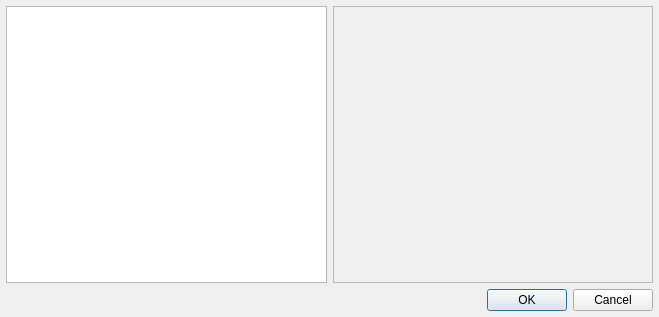
<?xml version="1.0" encoding="UTF-8"?>
<ui version="4.0">
 <class>BoardSelectorDialog</class>
 <widget class="QDialog" name="BoardSelectorDialog">
  <property name="geometry">
   <rect>
    <x>0</x>
    <y>0</y>
    <width>659</width>
    <height>317</height>
   </rect>
  </property>
  <property name="minimumSize">
   <size>
    <width>600</width>
    <height>300</height>
   </size>
  </property>
  <property name="maximumSize">
   <size>
    <width>800</width>
    <height>600</height>
   </size>
  </property>
  <property name="windowTitle">
   <string>Board Selection</string>
  </property>
  <layout class="QVBoxLayout" name="verticalLayout">
   <property name="margin">
    <number>6</number>
   </property>
   <item>
    <layout class="QHBoxLayout" name="horizontalLayout">
     <property name="spacing">
      <number>6</number>
     </property>
     <property name="topMargin">
      <number>0</number>
     </property>
     <item>
      <widget class="QListView" name="boards">
       <property name="editTriggers">
        <set>QAbstractItemView::NoEditTriggers</set>
       </property>
       <property name="showDropIndicator" stdset="0">
        <bool>false</bool>
       </property>
       <property name="selectionBehavior">
        <enum>QAbstractItemView::SelectRows</enum>
       </property>
       <property name="iconSize">
        <size>
         <width>64</width>
         <height>64</height>
        </size>
       </property>
       <property name="resizeMode">
        <enum>QListView::Fixed</enum>
       </property>
       <property name="gridSize">
        <size>
         <width>80</width>
         <height>80</height>
        </size>
       </property>
       <property name="viewMode">
        <enum>QListView::IconMode</enum>
       </property>
       <property name="uniformItemSizes">
        <bool>true</bool>
       </property>
      </widget>
     </item>
     <item>
      <widget class="ScalingGraphicsView" name="preview">
       <property name="sizeIncrement">
        <size>
         <width>1</width>
         <height>1</height>
        </size>
       </property>
       <property name="baseSize">
        <size>
         <width>128</width>
         <height>128</height>
        </size>
       </property>
       <property name="palette">
        <palette>
         <active>
          <colorrole role="Base">
           <brush brushstyle="SolidPattern">
            <color alpha="0">
             <red>255</red>
             <green>255</green>
             <blue>255</blue>
            </color>
           </brush>
          </colorrole>
         </active>
         <inactive>
          <colorrole role="Base">
           <brush brushstyle="SolidPattern">
            <color alpha="0">
             <red>255</red>
             <green>255</green>
             <blue>255</blue>
            </color>
           </brush>
          </colorrole>
         </inactive>
         <disabled>
          <colorrole role="Base">
           <brush brushstyle="SolidPattern">
            <color alpha="255">
             <red>212</red>
             <green>208</green>
             <blue>200</blue>
            </color>
           </brush>
          </colorrole>
         </disabled>
        </palette>
       </property>
      </widget>
     </item>
    </layout>
   </item>
   <item>
    <widget class="QDialogButtonBox" name="buttonBox">
     <property name="orientation">
      <enum>Qt::Horizontal</enum>
     </property>
     <property name="standardButtons">
      <set>QDialogButtonBox::Cancel|QDialogButtonBox::Ok</set>
     </property>
    </widget>
   </item>
  </layout>
 </widget>
 <customwidgets>
  <customwidget>
   <class>ScalingGraphicsView</class>
   <extends>QGraphicsView</extends>
   <header>scaling_graphics_view.hpp</header>
  </customwidget>
 </customwidgets>
 <resources/>
 <connections>
  <connection>
   <sender>buttonBox</sender>
   <signal>accepted()</signal>
   <receiver>BoardSelectorDialog</receiver>
   <slot>accept()</slot>
   <hints>
    <hint type="sourcelabel">
     <x>248</x>
     <y>254</y>
    </hint>
    <hint type="destinationlabel">
     <x>157</x>
     <y>274</y>
    </hint>
   </hints>
  </connection>
  <connection>
   <sender>buttonBox</sender>
   <signal>rejected()</signal>
   <receiver>BoardSelectorDialog</receiver>
   <slot>reject()</slot>
   <hints>
    <hint type="sourcelabel">
     <x>316</x>
     <y>260</y>
    </hint>
    <hint type="destinationlabel">
     <x>286</x>
     <y>274</y>
    </hint>
   </hints>
  </connection>
 </connections>
</ui>
